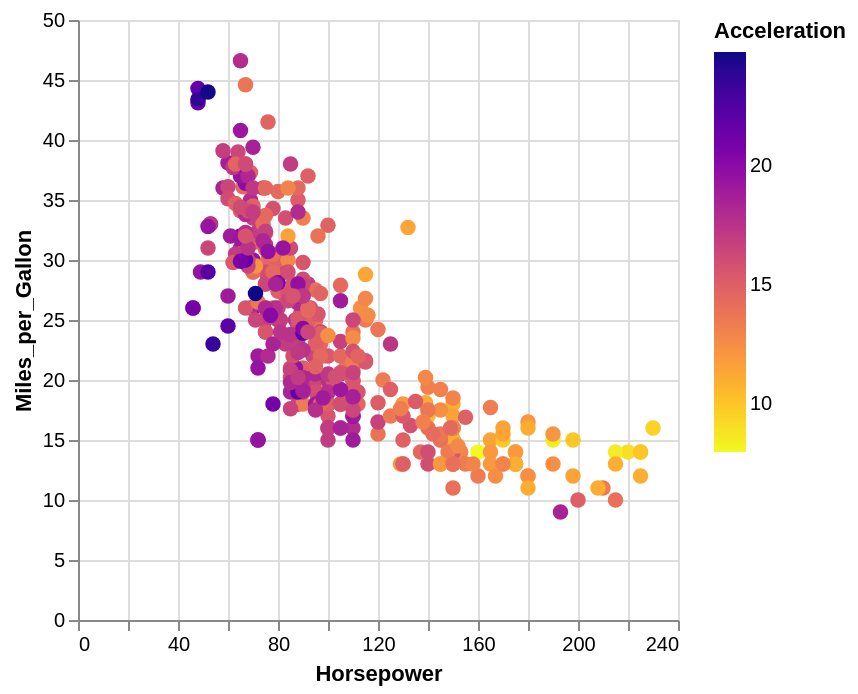

Vega-Lite specification for this chart:
### Vega-Lite specification from a JSON file in a GitHub repository (floating-point values rounded to 4 significant figures; data arrays with more than 128 entries replaced by an {"elided": "..."} marker saying what was removed)
{"$schema": "https://vega.github.io/schema/vega-lite/v5.json", "data": {"values": {"elided": "406 records"}}, "description": "Continuous colour scale based on named vega schame. Should use the flipped plasma colour scheme (i.e. red to orange).", "encoding": {"color": {"field": "Acceleration", "scale": {"scheme": "plasma"}, "sort": "descending", "type": "quantitative"}, "opacity": {"value": 1}, "size": {"value": 60}, "x": {"field": "Horsepower", "type": "quantitative"}, "y": {"field": "Miles_per_Gallon", "type": "quantitative"}}, "mark": "circle", "transform": [{"as": "accelerationZScore", "calculate": "(datum.Acceleration - 15.52)/2.80"}]}
